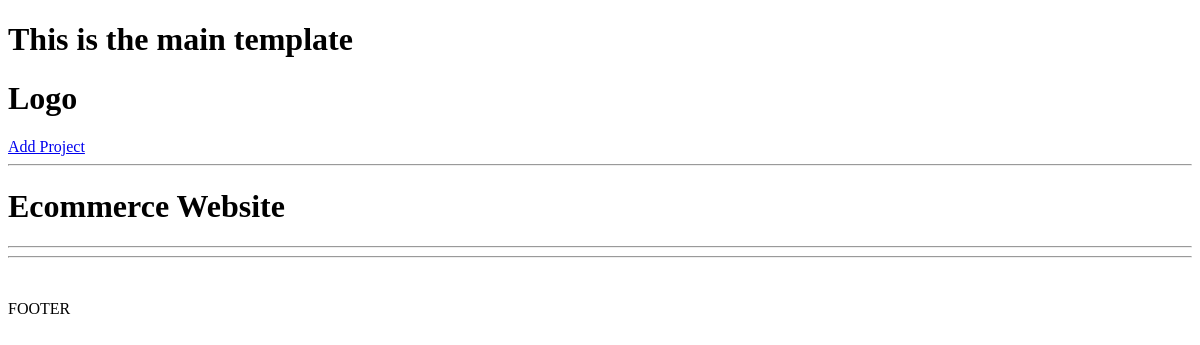
Before: /project/b23afdbb-7b73-4a35-a8fe-e6897430bade with the older database file.
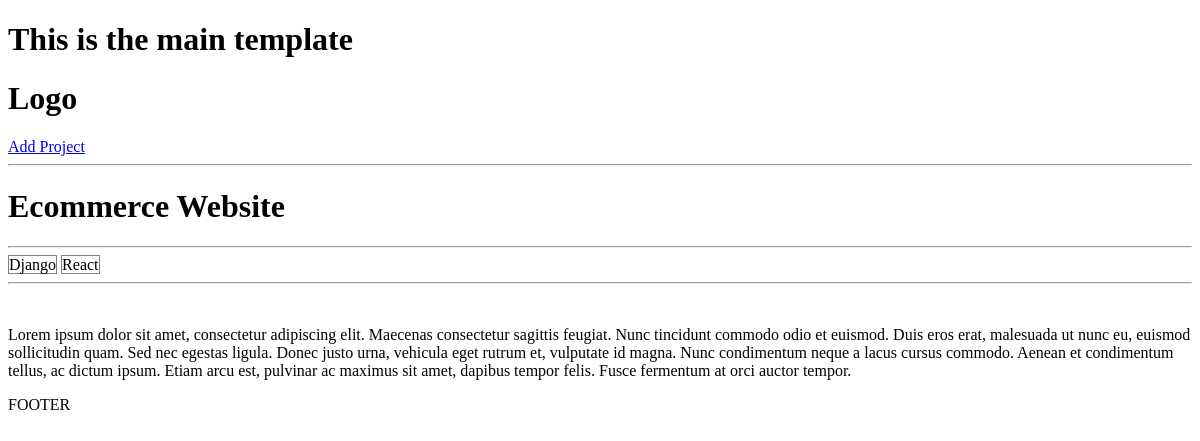
After: the same page with the newer database file.
### projects/models.py (models this page shows, shortened)
class Project(models.Model):
    title = models.CharField(max_length=200) #required field
    description = models.TextField(null=True, blank=True) #not required
    demo_link = models.CharField(max_length=2000, null=True, blank=True)
    source_link = models.CharField(max_length=2000, null=True, blank=True)
    tags = models.ManyToManyField('Tag', blank=True)
    vote_total = models.IntegerField(default=0, null=True, blank=True)
    vote_ratio = models.IntegerField(default=0, null=True, blank=True)
    created = models.DateTimeField(auto_now_add=True) #auto generate timestamp
    id = models.UUIDField(default=uuid.uuid4, unique=True, primary_key=True, editable=False) # must be unique

class Tag(models.Model):
    name = models.CharField(max_length=200)
    created = models.DateTimeField(auto_now_add=True)
    id = models.UUIDField(default=uuid.uuid4, unique=True, primary_key=True, editable=False)
    def __str__(self):
        return self.name

### projects/views.py (the view)
# urls.py: path('project/<str:pk>', views.project, name='project'),
def project(request, pk):
    projectObj = Project.objects.get(id=pk)
    return render(request, 'projects/single-project.html', {'project': projectObj})

### projects/templates/projects/single-project.html
{% extends 'main.html' %}
{% block content %}
<h1>{{project.title}}</h1>
<hr>
{% for tag in project.tags.all %}
    <span style="border:1px solid grey">{{tag}}</span>
{% endfor %}
<hr>
<br>
<p>{{project.description}}</p>
{% endblock %}

Changed rows visible on the page:
changed Project "Ecommerce Website": description (not shown) → "Lorem ipsum dolor sit amet, consectetur adipiscing elit. Maecenas consectetur sagittis feugiat. Nunc tincidunt commodo odio et euismod. Duis eros erat, malesuada ut nunc eu, euismod sollicitudin quam. Sed nec egestas ligula. Donec justo urna, vehicula eget rutrum et, vulputate id magna. Nunc condimentum neque a lacus cursus commodo. Aenean et condimentum tellus, ac dictum ipsum. Etiam arcu est, pulvinar ac maximus sit amet, dapibus tempor felis. Fusce fermentum at orci auctor tempor."
added Tag: name "Django"
added Tag: name "React"
